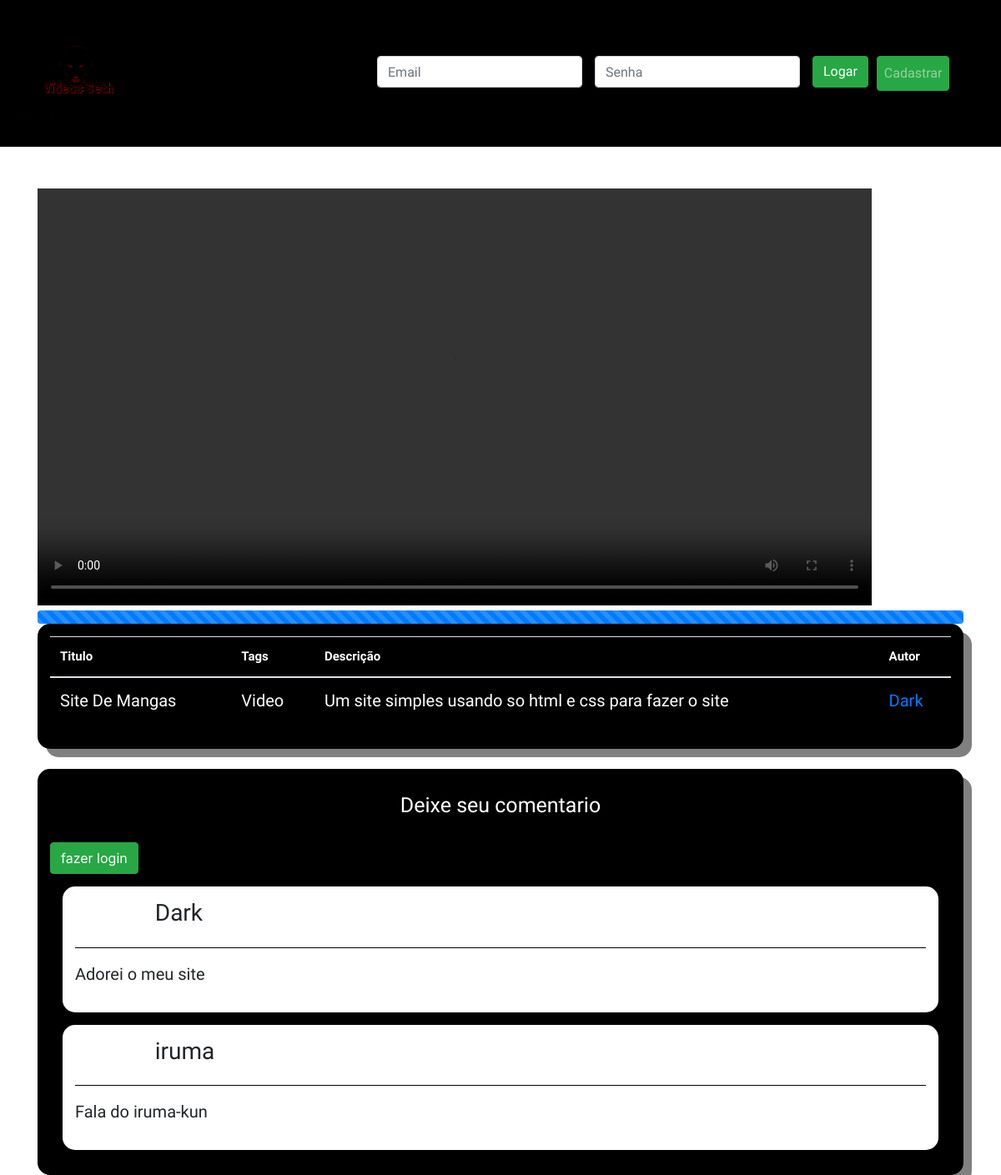
/2, run on the app's committed database.
### Core/models.py (models this page shows)
class Videos(models.Model):
    Usuario = models.ForeignKey(User,on_delete=models.CASCADE)
    Video = models.FileField(upload_to='VideosUser/%d/%m%y')
    Titulo = models.CharField(max_length=200)
    Descricao = models.TextField(max_length=400, blank=True)
    Categoria = models.CharField(max_length=200)

class Usuarios(models.Model):
    Nikename = models.CharField(max_length=200)
    Foto = models.ImageField(upload_to='Fotos/%d/%m%Y')
    Usuario = models.ForeignKey(User, on_delete=models.CASCADE)

class Comentarios(models.Model):
    Usuario = models.ForeignKey(User,on_delete=models.CASCADE)
    Video = models.ForeignKey(Videos,on_delete=models.CASCADE)
    Comentario = models.TextField(max_length=500)

### Core/views.py (the view)
# urls.py: path('<int:vid_id>',views.Detalhes,name='Detalhes'),
def Detalhes(request,vid_id):
    video = Videos.objects.get(id=vid_id)
    comentario = Comentarios.objects.all().filter(Video=vid_id)
    nike = Usuarios.objects.all()
    dados = {'video':video,'comentario':comentario,'nike':nike}
    return render(request,'Detalhes.html',dados)

### Templates/Detalhes.html (shortened to what this page needs)
{% extends 'Head_basic.html' %}
{% block content %}
   <div class="container">
        <video controls autoplay width="1000" height="500">
            <source src="{{video.Video.url}}">
        </video>
        <div class="progress">
            <div class="progress-bar progress-bar-striped progress-bar-animated" style="width:100%"></div>
        </div>
        <div class="box_estilo">
            <table class="table table-hover">
                <thead>
                    <tr>
                        <th>Titulo</th>
                        <th>Tags</th>
                        <th>Descrição</th>
                        <th>Autor</th>
                    </tr>
                </thead>
                <tbody>
                    <tr>
                        <td>{{video.Titulo}}</td>
                        <td>{{video.Categoria}}</td>
                        <td>{{video.Descricao}}</td>
                        <td>{% for nike in nike %}
                                {% if nike.Usuario == video.Usuario %}
                                    <a href="{% url 'Perfil_do_video' nike.id %}">{{nike.Nikename}}</a>
                                {% endif %}
                            {% endfor%}
                        </td>
                    </tr>
                </tbody>
            </table>
        </div>
        <br>
        <div class="box_estilo">
            <p class="p_titulo">Deixe seu comentario</p>
            {% if user.is_authenticated %}
                <form class="form-inline" action="{% url 'Comentario' video.id %}" method="POST" >
                    {% csrf_token %}
                    <input type="text" name="Comentario" class="form-control" style="width:89%;">
                    <button type="submit" class="btn btn-success" style="margin-left: 10px;" >comentar</button>
                </form>
            {% else %}
                <button type="button" class="btn btn-success" data-toggle="modal" data-target="#login" > fazer login</button>
            {% endif %}
            {% for comente in comentario %}
                <div class="box_comentarios">
                    {% for nike in nike %}
                        {% if comente.Usuario == nike.Usuario %}
                            <h3 style="display: inline-block;">{{nike.Nikename}}</h3>
                        {% endif%}
                    {% endfor%}
                    <hr style="background-color: black;">
                    <p>{{comente.Comentario}}</p>
                </div>
            {%endfor%}
        </div>
   </div>
{% endblock%}

### Templates/Head_basic.html (style rules this page uses)
a { font-family: 'Metamorphous', cursive; }

### Templates/Detalhes.html (style rules this page uses)
video { margin-top: 50px; }
.box_estilo { width: auto; height: auto; padding: 15px; background-color: black; border-radius: 15px; box-shadow: 10px 10px grey; }
.box_comentarios { width: auto; height: auto; padding: 15px; background-color: white; border-radius: 15px; margin: 15px; font-family: 'Metamorphous', cursive; }
th,td { padding: 10px; color: white; font-size: 15px; font-family: 'Metamorphous', cursive; }
.p_titulo { padding: 10px; color: white; font-size: 25px; text-align: center; font-family: 'Metamorphous', cursive; }
td,p { font-size: 20px; }

### data on the page
Videos: Titulo "Site De Mangas", Categoria "Video", Descricao "Um site simples usando so html e css para fazer o site"
Usuarios: Nikename "Dark"
Comentarios: Comentario "Adorei o meu site"
Comentarios: Comentario "Fala do iruma-kun"
Usuarios: Nikename "iruma"
